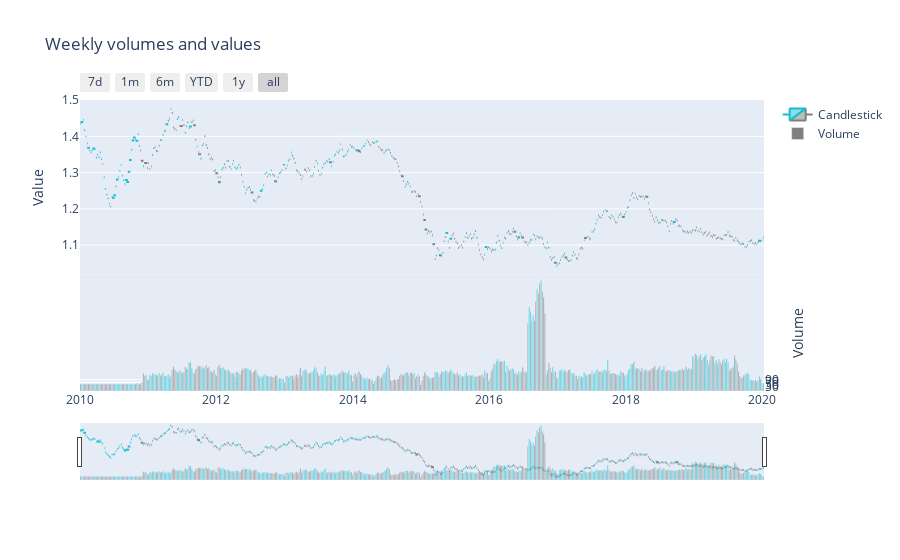

Notebook cell for this chart:
### Code cell
graph_v2(weekly, "Weekly volumes and values")

### Figure 1 — Plotly figure (JSON) as saved in the notebook; plotly's stock layout.template omitted (floating-point values rounded to 4 significant figures; data arrays with more than 128 entries replaced by an {"elided": "..."} marker saying what was removed)
{"data": [{"close": {"elided": "523 float values"}, "decreasing": {"line": {"color": "#7F7F7F"}}, "high": {"elided": "523 float values"}, "increasing": {"line": {"color": "#17BECF"}}, "low": {"elided": "523 float values"}, "name": "Candlestick", "open": {"elided": "523 float values"}, "type": "candlestick", "x": {"elided": "523 str values"}, "yaxis": "y2"}, {"marker": {"color": {"elided": "523 str values"}}, "name": "Volume", "type": "bar", "x": {"elided": "523 str values"}, "y": {"elided": "523 float values"}, "yaxis": "y"}], "layout": {"title": {"text": "Weekly volumes and values"}, "xaxis": {"rangeselector": {"buttons": [{"count": 7, "label": "7d", "step": "day", "stepmode": "backward"}, {"count": 1, "label": "1m", "step": "month", "stepmode": "backward"}, {"count": 6, "label": "6m", "step": "month", "stepmode": "backward"}, {"count": 1, "label": "YTD", "step": "year", "stepmode": "todate"}, {"count": 1, "label": "1y", "step": "year", "stepmode": "backward"}, {"step": "all"}]}, "rangeslider": {"visible": true}, "type": "date"}, "yaxis": {"domain": [0, 0.4], "side": "right", "tickmode": "array", "ticktext": [30, 50, 70, 90], "tickvals": [30, 50, 70, 90], "title": {"text": "Volume"}}, "yaxis2": {"domain": [0.4, 1], "title": {"text": "Value"}}}}
